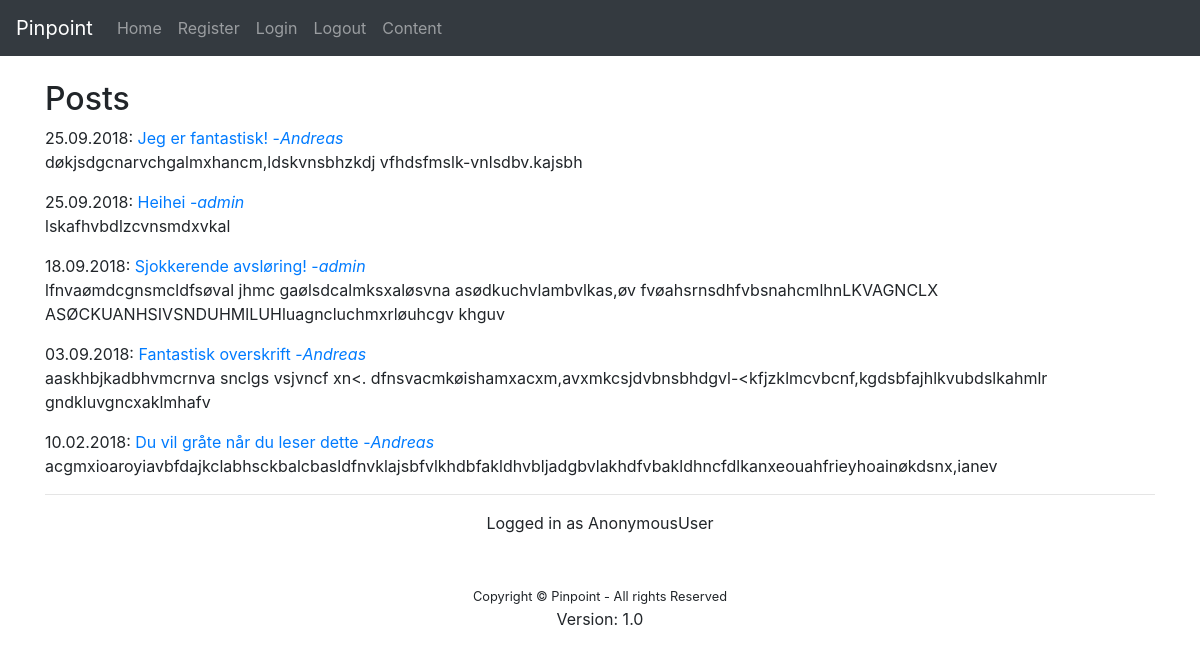
Before: / with the older database file.
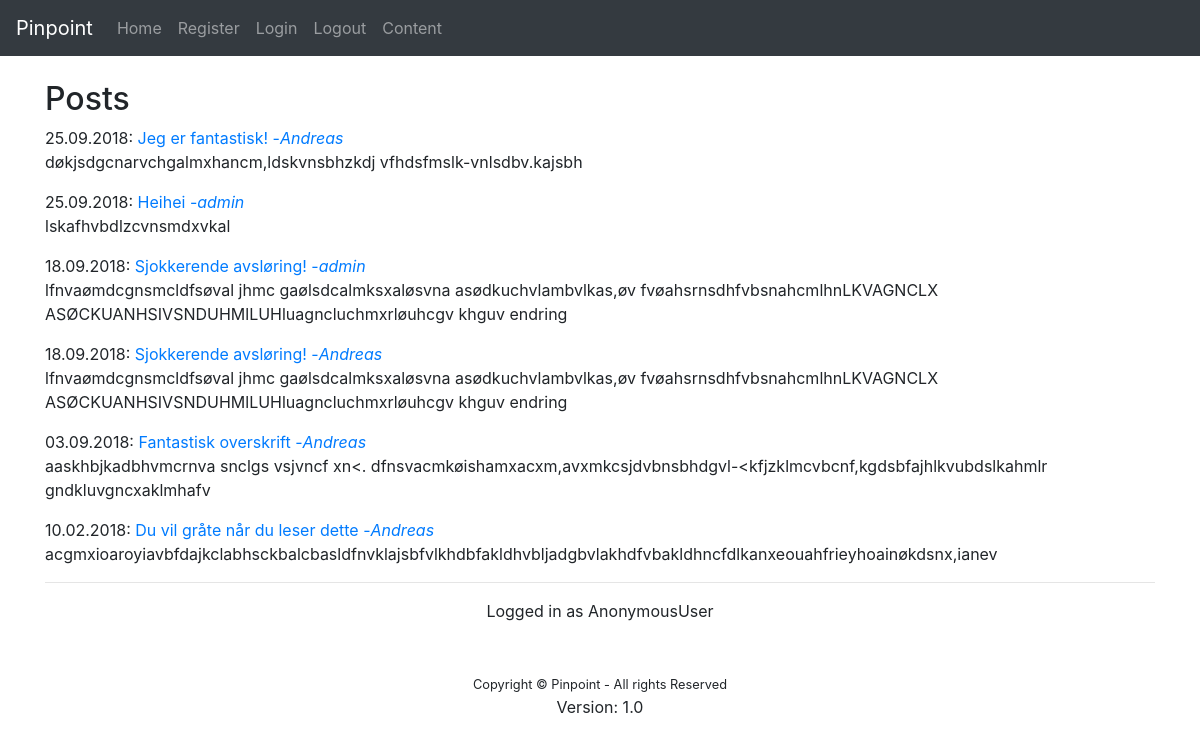
After: the same page with the newer database file.
### view_content/models.py (models this page shows, shortened)
class Post(models.Model):
    title = models.CharField(max_length=200)
    body = models.TextField()
    date = models.DateTimeField()
    author = models.ForeignKey('auth.User', on_delete=models.CASCADE)
    published = models.BooleanField(default=False)

### view_content/views.py (the view)
# urls.py: path('', views.index, name="home"),
def index(request):
    posts = Post.objects.all().order_by("-date")[:20]
    return render(request, "view_content/TEMPORARY.html", {'posts': posts})

### view_content/templates/view_content/TEMPORARY.html (shortened to what this page needs)
{% extends "base.html" %}
{% block content %}
	<h2>Posts</h2>
    {% for post in posts %}
        {% if post.published %}
            <span>{{ post.date|date:"d.m.Y" }}: </span>
            <a href="">{{ post.title }}</a><a href="">   -<i>{{ post.author.username }}</i></a>
            <p>{{ post.body }}</p>
        {% endif %}
    {% endfor %}
    <hr>
{% endblock %}

### main/templates/base.html (shortened to what this page needs)
<!doctype html>
<html lang="en">
  <head>
    <link rel="stylesheet" href="https://stackpath.bootstrapcdn.com/bootstrap/4.1.3/css/bootstrap.min.css">
  </head>
  <body>
  <nav class="navbar navbar-expand-lg navbar-dark bg-dark">
  <a class="navbar-brand" href="{% url 'home' %}">Pinpoint</a>
  <div class="collapse navbar-collapse" id="navbarSupportedContent">
      <ul class="navbar-nav mr-auto">
        <li class="nav-item">
          <a class="nav-link" href="{% url 'home' %}">Home</a>
        </li>
        <li class="nav-item">
          <a class="nav-link" href="{% url 'register' %}">Register</a>
        </li>
        <li class="nav-item">
          <a class="nav-link" href="{% url 'login' %}">Login</a>
        </li>
        <li class="nav-item">
          <a class="nav-link" href="{% url 'logout' %}">Logout</a>
        </li>
        <li class="nav-item">
          <a class="nav-link" href="{% url 'content' %}">Content</a>
        </li>
      </ul>
    </div>
  </nav>
  <br>
  <div class="container">
    {% block content %}
    {% endblock %}
  </div>
  <center><div>Logged in as {{ request.user }}</div></center>
  <br><br>
  <center><small>Copyright &copy; Pinpoint - All rights Reserved </small></center>
  <center>Version: 1.0</center>
  </body>
</html>

### main/templates/base.html (style rules this page uses)
html { font-family: Verdana; }

Changed rows visible on the page:
changed Post (number 3 of 6 on the later page): body "lfnvaømdcgnsmcldfsøval jhmc gaølsdcalmksxaløsvna asødkuchvlambvlkas,øv fvøahsrnsdhfvbsnahcmlhnLKVAGNCLX ASØCKUANHSIVSNDUHMlLUHluagncluchmxrløuhcgv khguv" → "lfnvaømdcgnsmcldfsøval jhmc gaølsdcalmksxaløsvna asødkuchvlambvlkas,øv fvøahsrnsdhfvbsnahcmlhnLKVAGNCLX ASØCKUANHSIVSNDUHMlLUHluagncluchmxrløuhcgv khguv endring"
added Post: date "18.09.2018", title "Sjokkerende avsløring!", author.username "Andreas", body "lfnvaømdcgnsmcldfsøval jhmc gaølsdcalmksxaløsvna asødkuchvlambvlkas,øv fvøahsrnsdhfvbsnahcmlhnLKVAGNCLX ASØCKUANHSIVSNDUHMlLUHluagncluchmxrløuhcgv khguv endring"
